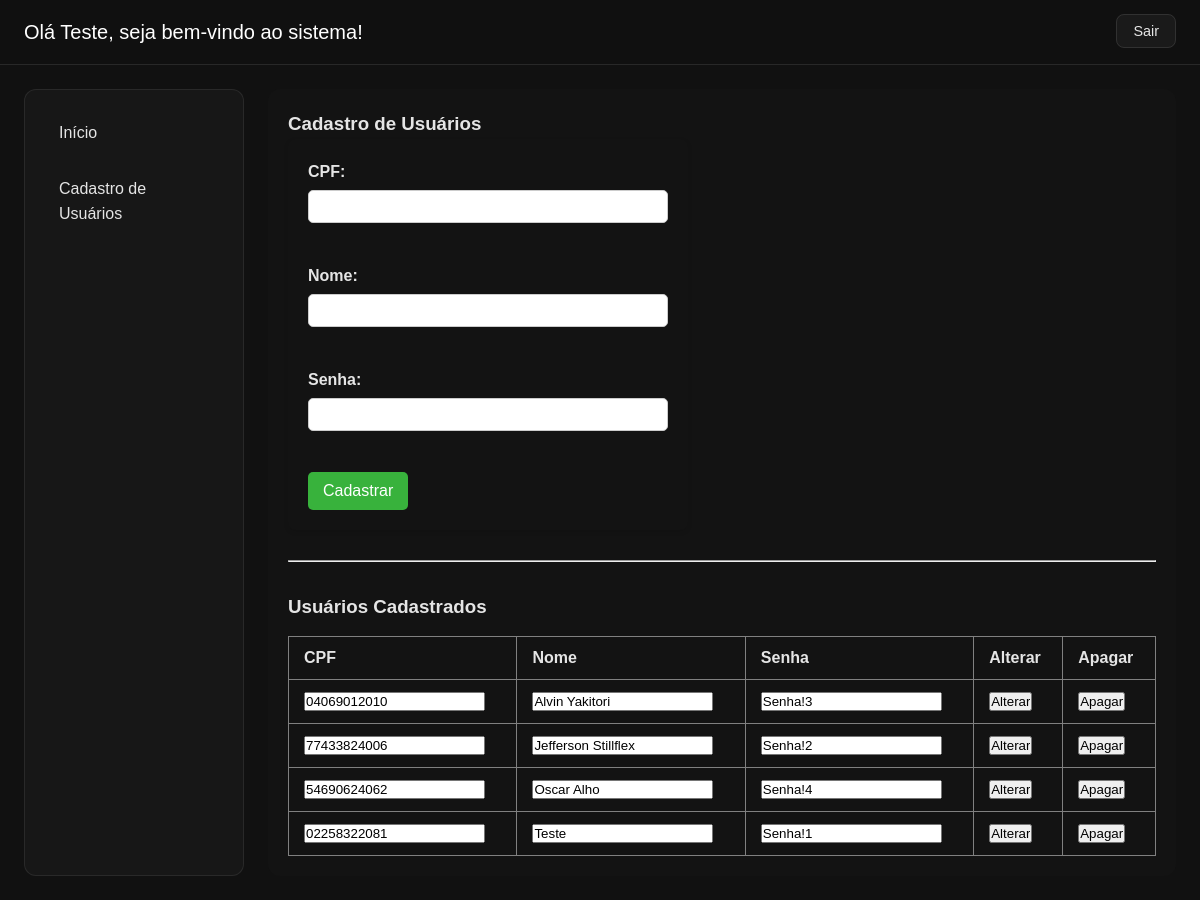
The page /cadastroUsuarios.php (signed in) on the database its author committed.
### tables this page shows
CREATE TABLE `usuarios` (
  `cpf` varchar(11) NOT NULL,
  `nome` varchar(100) NOT NULL,
  `senha` varchar(50) NOT NULL
);

### cadastroUsuarios.php (the view, shortened to what this page needs)
<?php
include("conexao.php");
$sqlSelect = "SELECT cpf, nome, senha FROM usuarios ORDER BY nome";
$resultado = $conn->query($sqlSelect);
?>
<html>
<head>
    <link rel="stylesheet" href="style_principal.css?v=1.0">
</head>
<body>
<div class="container">
    <div class="topo">
        <div class="nome">
            <a href="principal.php" style="color: #ffffff; font-size: 1.25rem; font-weight: 500; text-decoration: none;">
                <?php echo "Olá " . $_SESSION['nome'] . ", seja bem-vindo ao sistema!"; ?>
            </a>
        </div>
        <div class="logout">
            <a href="logout.php" class="logout">Sair</a>
        </div>
    </div>
    <div class="corpo">
        <div class="menu">
            <ul>
                <li><a href="principal.php">Início</a></li>
                <li><a href="cadastroUsuarios.php">Cadastro de Usuários</a></li>
            </ul>
        </div>
        <div class="conteudo">
            <h3>Cadastro de Usuários</h3>
            <form method="post" action="inserirUsuario.php">
                <label>CPF:</label><br>
                <input type="text" name="cpf" required><br><br>
                <label>Nome:</label><br>
                <input type="text" name="nome" value="" required><br><br>
                <label>Senha:</label><br>
                <input type="text" name="senha" value="" required><br><br>
                <input type="submit" value="Cadastrar">
            </form>
            <hr>
            <div class="cadastrados">
                <h3>Usuários Cadastrados</h3>
                <table border="1" cellpadding="5" cellspacing="0">
                    <tr>
                        <th>CPF</th>
                        <th>Nome</th>
                        <th>Senha</th>
                        <th>Alterar</th>
                        <th>Apagar</th>
                    </tr>
                    <?php
                    if ($resultado && $resultado->num_rows > 0) {
                        while ($row = $resultado->fetch_assoc()) {
                    ?>
                    <tr>
                        <form method="post" action="alterarUsuario.php">
                            <td><input type="text" name="cpf" value="<?=$row['cpf'];?>"></td>
                            <td><input type="text" name="nome" value="<?=$row['nome'];?>"></td>
                            <td><input type="text" name="senha" value="<?=$row['senha'];?>"></td>
                            <td><input type="submit" value="Alterar"></td>
                        </form>
                        <form method="post" action="apagarUsuario.php">
                            <td><input type="submit" value="Apagar"></td>
                        </form>
                    </tr>
                    <?php
                        }
                    } else {
                        echo "<tr><td colspan='5' style='text-align: center;'>Nenhum usuário cadastrado</td></tr>";
                    }
                    ?>
                </table>
            </div>
        </div>
    </div>
</div>
</body>
</html>

### style_principal.css (style rules this page uses)
* { margin: 0; padding: 0; box-sizing: border-box; }
body { background: #0a0a0a; min-height: 100vh; color: #e5e5e5; line-height: 1.6; font-family: Arial, sans-serif; }
.container { margin: 0 auto; min-height: 100vh; background: #111111; display: flex; flex-direction: column; }
.topo { background: rgba(17, 17, 17, 0.95); backdrop-filter: blur(20px); border-bottom: 1px solid rgba(255, 255, 255, 0.1); padding: 16px 24px; display: flex; justify-content: space-between; align-items: center; position: sticky; top: 0; z-index: 100; }
.logout a { background: #1a1a1a; color: #e5e5e5; padding: 8px 16px; border-radius: 8px; text-decoration: none; font-weight: 400; font-size: 0.9rem; transition: all 0.2s ease; border: 1px solid rgba(255, 255, 255, 0.1); }
.corpo { display: flex; flex: 1; padding: 24px; gap: 24px; max-width: 1200px; margin: 0 auto; width: 100%; }
.menu { flex: 0 0 220px; background: rgba(26, 26, 26, 0.8); border-radius: 12px; padding: 20px; border: 1px solid rgba(255, 255, 255, 0.08); display: block; }
.menu a { display: block; width: 100%; margin-bottom: 12px; padding: 10px 14px; color: #e5e5e5; text-decoration: none; border-radius: 6px; transition: all 0.2s ease; }
.menu a:last-child { margin-bottom: 0; }
.menu ul { list-style-type: none; padding: 0; margin: 0; }
.menu ul li { margin-bottom: 10px; }
.conteudo { flex: 1; background: rgba(20, 20, 20, 0.6); padding: 20px; border-radius: 12px; }
form { padding: 20px; border-radius: 8px; max-width: 400px; margin-bottom: 30px; box-shadow: 0 2px 5px rgba(0,0,0,0.1); }
form label { font-weight: bold; }
form input[type="text"], form input[type="password"] { width: 100%; padding: 8px 10px; margin-top: 5px; margin-bottom: 15px; border: 1px solid #ccc; border-radius: 5px; box-sizing: border-box; }
form input[type="submit"] { background-color: #38b23c; color: white; padding: 10px 15px; border: none; border-radius: 5px; cursor: pointer; font-size: 16px; }
.cadastrados table { width: 100%; border-collapse: collapse; margin-top: 15px; }
.cadastrados th, .cadastrados td { padding: 12px 15px; text-align: left; }
.cadastrados { margin-top: 30px; }

### rows shown on the page
usuarios: cpf "04069012010", nome "Alvin Yakitori", senha "Senha!3"
usuarios: cpf "77433824006", nome "Jefferson Stillflex", senha "Senha!2"
usuarios: cpf "54690624062", nome "Oscar Alho", senha "Senha!4"
usuarios: cpf "02258322081", nome "Teste", senha "Senha!1"

### other values the page prints
$_SESSION['nome'] "Teste"
